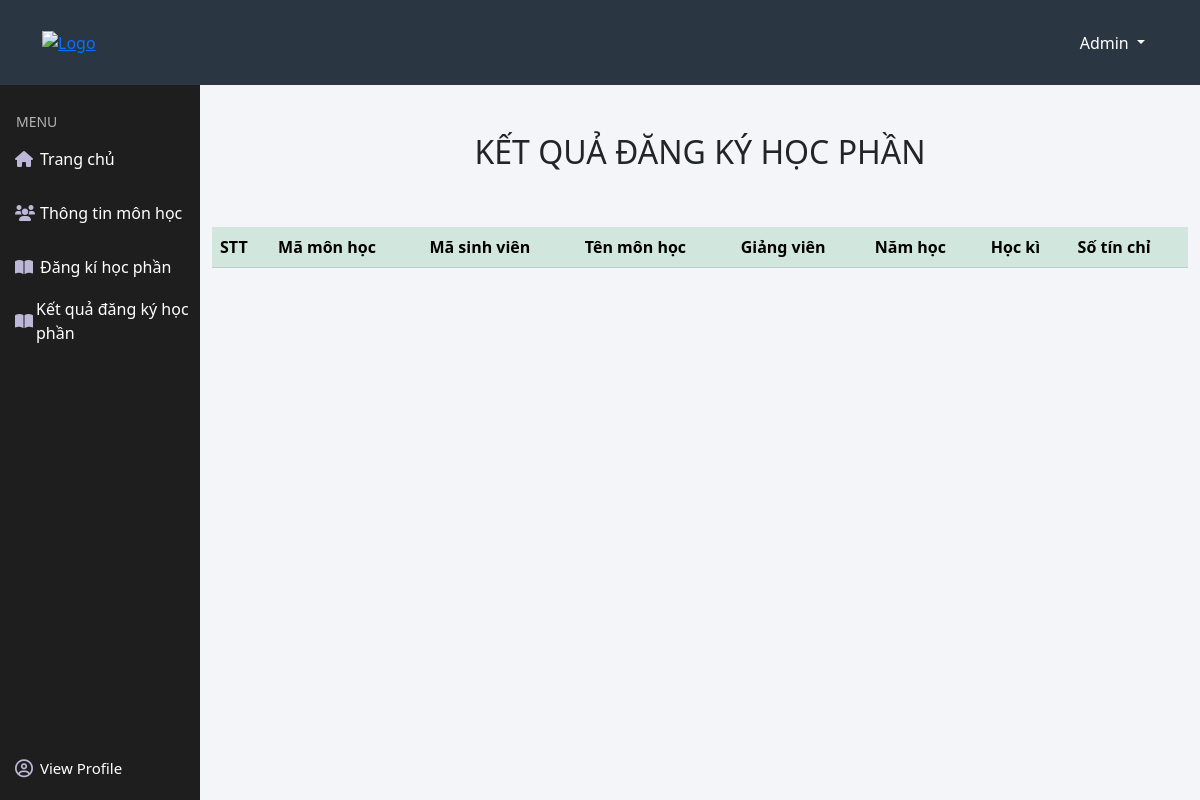
The app's page /view/student/student_registration_results.php (signed in), older data.
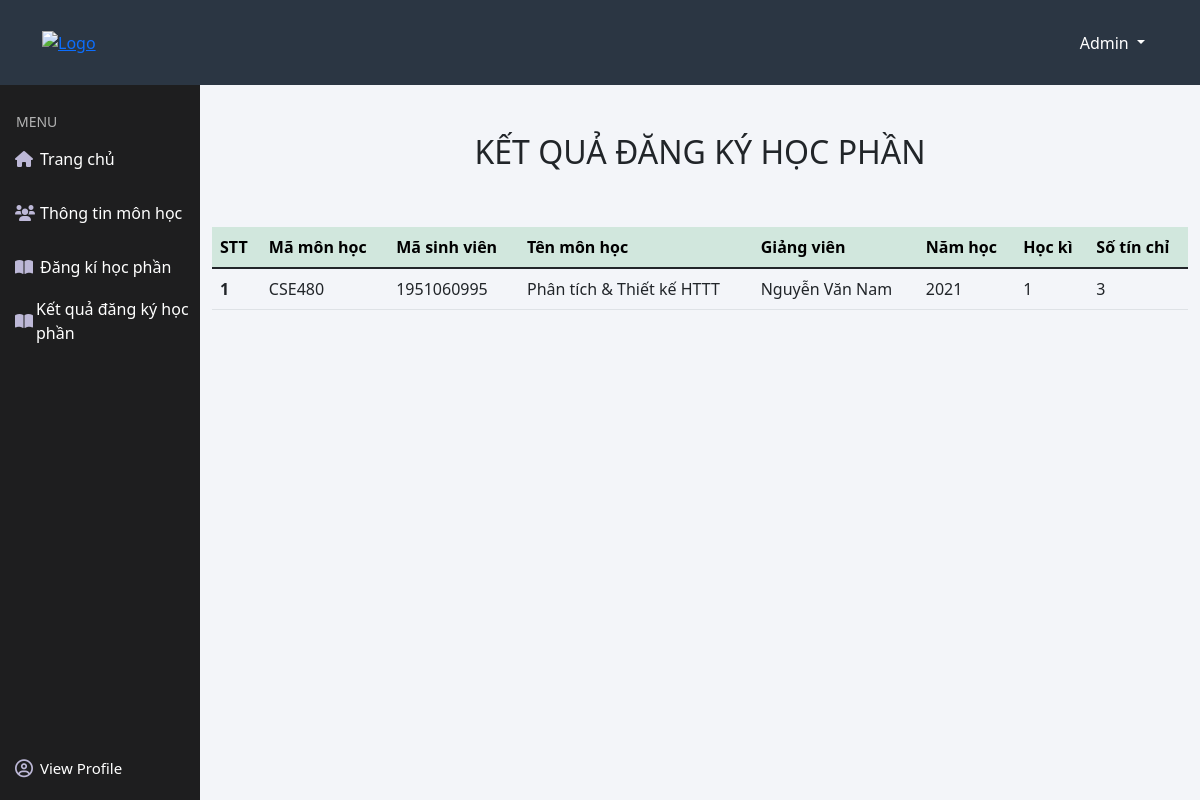
The same page, newer data.
### tables this page shows
CREATE TABLE `list_register` (
  `teacher_id` int(10) UNSIGNED NOT NULL,
  `std_id` varchar(10) NOT NULL,
  `subject_id` varchar(50) NOT NULL
);

CREATE TABLE `curriculum` (
  `office_id` int(10) UNSIGNED NOT NULL,
  `subject_id` varchar(50) NOT NULL,
  `course_id` varchar(10) NOT NULL,
  `school_year` year(4) NOT NULL,
  `semester` int(11) NOT NULL
);

CREATE TABLE `student` (
  `std_id` varchar(10) NOT NULL,
  `std_name` varchar(50) NOT NULL,
  `std_gender` tinyint(1) NOT NULL,
  `std_birthday` date NOT NULL,
  `std_phone` varchar(10) NOT NULL,
  `std_email` varchar(50) NOT NULL,
  `std_address` varchar(100) NOT NULL,
  `std_pass` varchar(100) NOT NULL,
  `class_id` int(10) UNSIGNED NOT NULL
);

CREATE TABLE `subject` (
  `subject_id` varchar(50) NOT NULL,
  `subject_name` varchar(100) NOT NULL,
  `credits` int(10) UNSIGNED NOT NULL,
  `office_id` int(10) UNSIGNED NOT NULL
);

CREATE TABLE `teacher` (
  `teacher_id` int(10) UNSIGNED NOT NULL,
  `teacher_name` varchar(100) NOT NULL,
  `teacher_gender` tinyint(1) NOT NULL,
  `teacher_birthday` date NOT NULL,
  `teacher_address` varchar(100) NOT NULL,
  `teacher_phone` varchar(100) NOT NULL,
  `teacher_email` varchar(50) NOT NULL,
  `teacher_pass` varchar(100) NOT NULL DEFAULT 'abc',
  `office_id` int(10) UNSIGNED NOT NULL,
  `subject_id` varchar(50) NOT NULL
);

### view/student/student_registration_results.php (the view)
<?php
include '../../partials-front/header.php';
include '../../partials-front/header_nav.php';
include '../../partials-front/student_menu.php';
?>
<main class="col-10 float-end">
    <div class="container">
        <div class="row">
            <h2 class="mt-5" style="text-align: center">KẾT QUẢ ĐĂNG KÝ HỌC
                PHẦN</h2>
            <div class="col-md-12">
                <table class="mt-5 table">
                    <thead>
                        <tr class="table-success">
                            <th scope="col">STT</th>
                            <th scope="col">Mã môn học</th>
                            <th scope="col">Mã sinh viên</th>
                            <th scope="col">Tên môn học</th>
                            <th scope="col">Giảng viên</th>
                            <th scope="col">Năm học</th>
                            <th scope="col">Học kì</th>
                            <th scope="col">Số tín chỉ</th>
                        </tr>
                    </thead>
                    <tbody>
                        <?php
                              include '../../config/config.php';
                              $sql = "SELECT * FROM list_register a INNER JOIN subject o on a.subject_id = o.subject_id  INNER JOIN teacher e on a.teacher_id = e.teacher_id INNER JOIN curriculum c on o.subject_id = c.subject_id INNER JOIN student b on a.std_id = b.std_id";
                              $result = mysqli_query($con,$sql);
                                  $i = 1;
                                  while($row = mysqli_fetch_array($result)){
                                      echo '<tr>',
                                      '<th>'.$i++.'</th>',
                                      '<td>'.$row['subject_id'].'</td>',
                                      '<td>'.$row['std_id'].'</td>',
                                      '<td>'.$row['subject_name'].'</td>',
                                      '<td>'.$row['teacher_name'].'</td>',
                                      '<td>'.$row['school_year'].'</td>',
                                      '<td>'.$row['semester'].'</td>',
                                      '<td>'.$row['credits'].'</td>',
                                  '</tr>';
                                  }
                        ?>
                    </tbody>
                </table>
            </div>
        </div>
    </div>
</main>

### partials-front/header.php (shortened to what this page needs)
<!doctype html>
<html lang="en">
<head>
  <link href="https://cdn.jsdelivr.net/npm/bootstrap@5.1.1/dist/css/bootstrap.min.css" rel="stylesheet">
  <link rel="stylesheet" href="https://cdnjs.cloudflare.com/ajax/libs/font-awesome/6.0.0-beta2/css/all.min.css" />
  <link rel="stylesheet" href="../../asset/css/style.css">
</head>
<body>

### partials-front/header_nav.php (shortened to what this page needs)
<header class="header position-fixed top-0 w-100" style="z-index: 1000;">
    <div class="container h-100 d-flex justify-content-between align-items-center">
        <a href="#" class="logo">
            <img class="logo-img" src="http://tlus.edu.vn/wp-content/uploads/2018/06/LogoDHTL-300x300.png" alt="Logo">
        </a>
        <div class="dropdown h-100 menu">
            <button class="btn dropdown-toggle h-100 text-white" type="button" id="dropdownMenuButton1" data-bs-toggle="dropdown" aria-expanded="false">
                Admin
            </button>
        </div>
    </div>
</header>

### partials-front/student_menu.php (shortened to what this page needs)
<nav class="position-relative">
    <div class="col-2 sidebar position-fixed">
        <p class="d-block title-menu px-3 pt-3">MENU</p>
        <ul class="ps-0">
            <li>
                <a class="text-decoration-none h-100 d-flex align-items-center" href="student_dashboard.php">
                    <i class="fas fa-home"></i>
                    Trang chủ
                </a>
            </li>
            <li>
                <a class="text-decoration-none h-100 d-flex align-items-center" href="student_subject_info.php">
                    <i class="fas fa-users"></i>
                    Thông tin môn học
                </a>
            </li>
            <li class="notification2">
                <a class="text-decoration-none h-100 d-flex align-items-center" href="student_course_registration.php">
                    <i class="fas fa-book-open"></i>
                    Đăng kí học phần
                </a>
            </li>
            <li class="notification2">
                <a class="text-decoration-none h-100 d-flex align-items-center" href="student_registration_results.php">
                    <i class="fas fa-book-open"></i>
                    Kết quả đăng ký học phần
                </a>
            </li>
        </ul>
        <div class="userProfile w-100 position-absolute start-0 bottom-0">
            <a class="d-flex align-items-center w-100 h-100 text-white text-decoration-none" href="student_info.php">
                <i class="far fa-user-circle xyz"></i>
                View Profile
            </a>
        </div>
    </div>

### asset/css/style.css (style rules this page uses)
* { margin: 0; padding: 0; box-sizing: border-box; list-style: none; text-decoration: none; }
body { background: #f3f5f9; }
main { margin-top: 85px; }
.header { height: 85px; background-color: #2b3643; }
.logo { width: 80px; }
.logo-img { max-width: 100%; }
.sidebar { height: calc(100% - 85px); background: #000000e0; padding: 10px 0; top: 85px; }
.sidebar ul li, .dropdown { height: 54px; }
.sidebar ul li a, .sidebar .dropdown a { color: #fff; display: block; padding-left: 15px; }
.sidebar ul li a i, .sidebar .dropdown a i { color: #bdb8d7; width: 25px; }
.title-menu { margin: 0; color: #ffffffa8; font-size: 14px; }
.userProfile { height: 64px; }
.userProfile a { padding-left: 15px; font-size: 15px; }
.userProfile a i { font-size: 18px; color: #bdb8d7; width: 25px; }

Row changes from the older to the newer data that the page shows:
added list_register: curriculum.subject_id "CSE480", std.std_id "1951060995", subject.subject_name "Phân tích & Thiết kế HTTT", teacher.teacher_name "Nguyễn Văn Nam", curriculum.school_year "2021", curriculum.semester "1", subject.credits "3"
